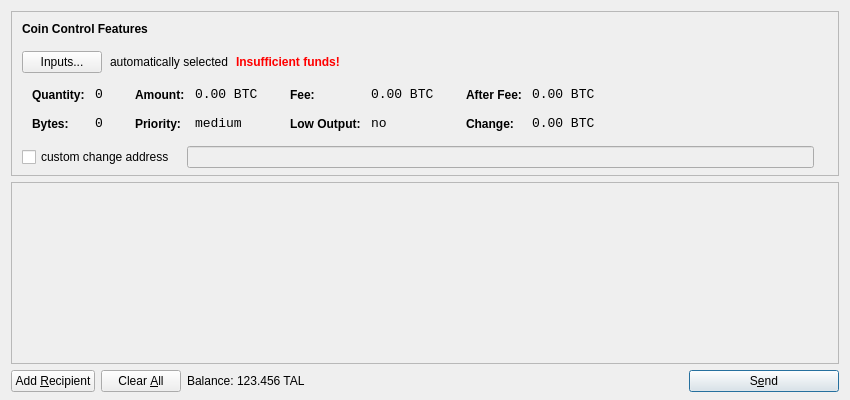
<?xml version="1.0" encoding="UTF-8"?>
<ui version="4.0">
 <class>SendCoinsDialog</class>
 <widget class="QDialog" name="SendCoinsDialog">
  <property name="geometry">
   <rect>
    <x>0</x>
    <y>0</y>
    <width>850</width>
    <height>400</height>
   </rect>
  </property>
  <property name="windowTitle">
   <string>Send Coins</string>
  </property>
  <layout class="QVBoxLayout" name="verticalLayout" stretch="0,1,0">
   <property name="bottomMargin">
    <number>8</number>
   </property>
   <item>
    <widget class="QFrame" name="frameCoinControl">
     <property name="sizePolicy">
      <sizepolicy hsizetype="Expanding" vsizetype="Expanding">
       <horstretch>0</horstretch>
       <verstretch>0</verstretch>
      </sizepolicy>
     </property>
     <property name="maximumSize">
      <size>
       <width>16777215</width>
       <height>16777215</height>
      </size>
     </property>
     <property name="frameShape">
      <enum>QFrame::StyledPanel</enum>
     </property>
     <property name="frameShadow">
      <enum>QFrame::Sunken</enum>
     </property>
     <layout class="QVBoxLayout" name="verticalLayoutCoinControl2">
      <property name="spacing">
       <number>-1</number>
      </property>
      <property name="leftMargin">
       <number>0</number>
      </property>
      <property name="topMargin">
       <number>0</number>
      </property>
      <property name="rightMargin">
       <number>0</number>
      </property>
      <property name="bottomMargin">
       <number>6</number>
      </property>
      <item>
       <layout class="QVBoxLayout" name="verticalLayoutCoinControl" stretch="0,0,0,0,1">
        <property name="spacing">
         <number>0</number>
        </property>
        <property name="leftMargin">
         <number>10</number>
        </property>
        <property name="topMargin">
         <number>10</number>
        </property>
        <item>
         <layout class="QHBoxLayout" name="horizontalLayoutCoinControl1">
          <property name="bottomMargin">
           <number>15</number>
          </property>
          <item>
           <widget class="QLabel" name="labelCoinControlFeatures">
            <property name="sizePolicy">
             <sizepolicy hsizetype="Preferred" vsizetype="Maximum">
              <horstretch>0</horstretch>
              <verstretch>0</verstretch>
             </sizepolicy>
            </property>
            <property name="font">
             <font>
              <weight>75</weight>
              <bold>true</bold>
             </font>
            </property>
            <property name="styleSheet">
             <string notr="true">font-weight:bold;</string>
            </property>
            <property name="text">
             <string>Coin Control Features</string>
            </property>
           </widget>
          </item>
         </layout>
        </item>
        <item>
         <layout class="QHBoxLayout" name="horizontalLayoutCoinControl2" stretch="0,0,0,0">
          <property name="spacing">
           <number>8</number>
          </property>
          <property name="bottomMargin">
           <number>10</number>
          </property>
          <item>
           <widget class="QPushButton" name="pushButtonCoinControl">
            <property name="styleSheet">
             <string notr="true"/>
            </property>
            <property name="text">
             <string>Inputs...</string>
            </property>
           </widget>
          </item>
          <item>
           <widget class="QLabel" name="labelCoinControlAutomaticallySelected">
            <property name="text">
             <string>automatically selected</string>
            </property>
            <property name="margin">
             <number>5</number>
            </property>
           </widget>
          </item>
          <item>
           <widget class="QLabel" name="labelCoinControlInsuffFunds">
            <property name="font">
             <font>
              <weight>75</weight>
              <bold>true</bold>
             </font>
            </property>
            <property name="styleSheet">
             <string notr="true">color:red;font-weight:bold;</string>
            </property>
            <property name="text">
             <string>Insufficient funds!</string>
            </property>
            <property name="margin">
             <number>5</number>
            </property>
           </widget>
          </item>
          <item>
           <spacer name="horizontalSpacerCoinControl">
            <property name="orientation">
             <enum>Qt::Horizontal</enum>
            </property>
            <property name="sizeHint" stdset="0">
             <size>
              <width>40</width>
              <height>1</height>
             </size>
            </property>
           </spacer>
          </item>
         </layout>
        </item>
        <item>
         <widget class="QWidget" name="widgetCoinControl" native="true">
          <property name="sizePolicy">
           <sizepolicy hsizetype="Preferred" vsizetype="Preferred">
            <horstretch>0</horstretch>
            <verstretch>0</verstretch>
           </sizepolicy>
          </property>
          <property name="minimumSize">
           <size>
            <width>0</width>
            <height>0</height>
           </size>
          </property>
          <property name="styleSheet">
           <string notr="true"/>
          </property>
          <layout class="QHBoxLayout" name="horizontalLayoutCoinControl5">
           <property name="margin">
            <number>0</number>
           </property>
           <item>
            <layout class="QHBoxLayout" name="horizontalLayoutCoinControl3" stretch="0,0,0,1">
             <property name="spacing">
              <number>20</number>
             </property>
             <property name="topMargin">
              <number>0</number>
             </property>
             <property name="bottomMargin">
              <number>10</number>
             </property>
             <item>
              <layout class="QFormLayout" name="formLayoutCoinControl1">
               <property name="horizontalSpacing">
                <number>10</number>
               </property>
               <property name="verticalSpacing">
                <number>14</number>
               </property>
               <property name="leftMargin">
                <number>10</number>
               </property>
               <property name="topMargin">
                <number>4</number>
               </property>
               <property name="rightMargin">
                <number>6</number>
               </property>
               <item row="0" column="0">
                <widget class="QLabel" name="labelCoinControlQuantityText">
                 <property name="styleSheet">
                  <string notr="true">font-weight:bold;</string>
                 </property>
                 <property name="text">
                  <string>Quantity:</string>
                 </property>
                 <property name="margin">
                  <number>0</number>
                 </property>
                </widget>
               </item>
               <item row="0" column="1">
                <widget class="QLabel" name="labelCoinControlQuantity">
                 <property name="font">
                  <font>
                   <family>Monospace</family>
                   <pointsize>10</pointsize>
                  </font>
                 </property>
                 <property name="cursor">
                  <cursorShape>IBeamCursor</cursorShape>
                 </property>
                 <property name="contextMenuPolicy">
                  <enum>Qt::ActionsContextMenu</enum>
                 </property>
                 <property name="text">
                  <string notr="true">0</string>
                 </property>
                 <property name="margin">
                  <number>0</number>
                 </property>
                 <property name="textInteractionFlags">
                  <set>Qt::LinksAccessibleByMouse|Qt::TextSelectableByKeyboard|Qt::TextSelectableByMouse</set>
                 </property>
                </widget>
               </item>
               <item row="1" column="0">
                <widget class="QLabel" name="labelCoinControlBytesText">
                 <property name="styleSheet">
                  <string notr="true">font-weight:bold;</string>
                 </property>
                 <property name="text">
                  <string>Bytes:</string>
                 </property>
                </widget>
               </item>
               <item row="1" column="1">
                <widget class="QLabel" name="labelCoinControlBytes">
                 <property name="font">
                  <font>
                   <family>Monospace</family>
                   <pointsize>10</pointsize>
                  </font>
                 </property>
                 <property name="cursor">
                  <cursorShape>IBeamCursor</cursorShape>
                 </property>
                 <property name="contextMenuPolicy">
                  <enum>Qt::ActionsContextMenu</enum>
                 </property>
                 <property name="text">
                  <string notr="true">0</string>
                 </property>
                 <property name="textInteractionFlags">
                  <set>Qt::LinksAccessibleByMouse|Qt::TextSelectableByKeyboard|Qt::TextSelectableByMouse</set>
                 </property>
                </widget>
               </item>
              </layout>
             </item>
             <item>
              <layout class="QFormLayout" name="formLayoutCoinControl2">
               <property name="horizontalSpacing">
                <number>10</number>
               </property>
               <property name="verticalSpacing">
                <number>14</number>
               </property>
               <property name="leftMargin">
                <number>6</number>
               </property>
               <property name="topMargin">
                <number>4</number>
               </property>
               <property name="rightMargin">
                <number>6</number>
               </property>
               <item row="0" column="0">
                <widget class="QLabel" name="labelCoinControlAmountText">
                 <property name="styleSheet">
                  <string notr="true">font-weight:bold;</string>
                 </property>
                 <property name="text">
                  <string>Amount:</string>
                 </property>
                 <property name="margin">
                  <number>0</number>
                 </property>
                </widget>
               </item>
               <item row="0" column="1">
                <widget class="QLabel" name="labelCoinControlAmount">
                 <property name="font">
                  <font>
                   <family>Monospace</family>
                   <pointsize>10</pointsize>
                  </font>
                 </property>
                 <property name="cursor">
                  <cursorShape>IBeamCursor</cursorShape>
                 </property>
                 <property name="contextMenuPolicy">
                  <enum>Qt::ActionsContextMenu</enum>
                 </property>
                 <property name="text">
                  <string notr="true">0.00 BTC</string>
                 </property>
                 <property name="textInteractionFlags">
                  <set>Qt::LinksAccessibleByMouse|Qt::TextSelectableByKeyboard|Qt::TextSelectableByMouse</set>
                 </property>
                </widget>
               </item>
               <item row="1" column="0">
                <widget class="QLabel" name="labelCoinControlPriorityText">
                 <property name="styleSheet">
                  <string notr="true">font-weight:bold;</string>
                 </property>
                 <property name="text">
                  <string>Priority:</string>
                 </property>
                </widget>
               </item>
               <item row="1" column="1">
                <widget class="QLabel" name="labelCoinControlPriority">
                 <property name="font">
                  <font>
                   <family>Monospace</family>
                   <pointsize>10</pointsize>
                  </font>
                 </property>
                 <property name="cursor">
                  <cursorShape>IBeamCursor</cursorShape>
                 </property>
                 <property name="contextMenuPolicy">
                  <enum>Qt::ActionsContextMenu</enum>
                 </property>
                 <property name="text">
                  <string>medium</string>
                 </property>
                 <property name="textInteractionFlags">
                  <set>Qt::LinksAccessibleByMouse|Qt::TextSelectableByKeyboard|Qt::TextSelectableByMouse</set>
                 </property>
                </widget>
               </item>
              </layout>
             </item>
             <item>
              <layout class="QFormLayout" name="formLayoutCoinControl3">
               <property name="horizontalSpacing">
                <number>10</number>
               </property>
               <property name="verticalSpacing">
                <number>14</number>
               </property>
               <property name="leftMargin">
                <number>6</number>
               </property>
               <property name="topMargin">
                <number>4</number>
               </property>
               <property name="rightMargin">
                <number>6</number>
               </property>
               <item row="0" column="0">
                <widget class="QLabel" name="labelCoinControlFeeText">
                 <property name="styleSheet">
                  <string notr="true">font-weight:bold;</string>
                 </property>
                 <property name="text">
                  <string>Fee:</string>
                 </property>
                 <property name="margin">
                  <number>0</number>
                 </property>
                </widget>
               </item>
               <item row="0" column="1">
                <widget class="QLabel" name="labelCoinControlFee">
                 <property name="font">
                  <font>
                   <family>Monospace</family>
                   <pointsize>10</pointsize>
                  </font>
                 </property>
                 <property name="cursor">
                  <cursorShape>IBeamCursor</cursorShape>
                 </property>
                 <property name="contextMenuPolicy">
                  <enum>Qt::ActionsContextMenu</enum>
                 </property>
                 <property name="text">
                  <string notr="true">0.00 BTC</string>
                 </property>
                 <property name="textInteractionFlags">
                  <set>Qt::LinksAccessibleByMouse|Qt::TextSelectableByKeyboard|Qt::TextSelectableByMouse</set>
                 </property>
                </widget>
               </item>
               <item row="1" column="0">
                <widget class="QLabel" name="labelCoinControlLowOutputText">
                 <property name="styleSheet">
                  <string notr="true">font-weight:bold;</string>
                 </property>
                 <property name="text">
                  <string>Low Output:</string>
                 </property>
                </widget>
               </item>
               <item row="1" column="1">
                <widget class="QLabel" name="labelCoinControlLowOutput">
                 <property name="font">
                  <font>
                   <family>Monospace</family>
                   <pointsize>10</pointsize>
                  </font>
                 </property>
                 <property name="cursor">
                  <cursorShape>IBeamCursor</cursorShape>
                 </property>
                 <property name="contextMenuPolicy">
                  <enum>Qt::ActionsContextMenu</enum>
                 </property>
                 <property name="text">
                  <string>no</string>
                 </property>
                 <property name="textInteractionFlags">
                  <set>Qt::LinksAccessibleByMouse|Qt::TextSelectableByKeyboard|Qt::TextSelectableByMouse</set>
                 </property>
                </widget>
               </item>
              </layout>
             </item>
             <item>
              <layout class="QFormLayout" name="formLayoutCoinControl4">
               <property name="horizontalSpacing">
                <number>10</number>
               </property>
               <property name="verticalSpacing">
                <number>14</number>
               </property>
               <property name="leftMargin">
                <number>6</number>
               </property>
               <property name="topMargin">
                <number>4</number>
               </property>
               <property name="rightMargin">
                <number>6</number>
               </property>
               <item row="0" column="0">
                <widget class="QLabel" name="labelCoinControlAfterFeeText">
                 <property name="styleSheet">
                  <string notr="true">font-weight:bold;</string>
                 </property>
                 <property name="text">
                  <string>After Fee:</string>
                 </property>
                 <property name="margin">
                  <number>0</number>
                 </property>
                </widget>
               </item>
               <item row="0" column="1">
                <widget class="QLabel" name="labelCoinControlAfterFee">
                 <property name="font">
                  <font>
                   <family>Monospace</family>
                   <pointsize>10</pointsize>
                  </font>
                 </property>
                 <property name="cursor">
                  <cursorShape>IBeamCursor</cursorShape>
                 </property>
                 <property name="contextMenuPolicy">
                  <enum>Qt::ActionsContextMenu</enum>
                 </property>
                 <property name="text">
                  <string notr="true">0.00 BTC</string>
                 </property>
                 <property name="textInteractionFlags">
                  <set>Qt::LinksAccessibleByMouse|Qt::TextSelectableByKeyboard|Qt::TextSelectableByMouse</set>
                 </property>
                </widget>
               </item>
               <item row="1" column="0">
                <widget class="QLabel" name="labelCoinControlChangeText">
                 <property name="styleSheet">
                  <string notr="true">font-weight:bold;</string>
                 </property>
                 <property name="text">
                  <string>Change:</string>
                 </property>
                </widget>
               </item>
               <item row="1" column="1">
                <widget class="QLabel" name="labelCoinControlChange">
                 <property name="font">
                  <font>
                   <family>Monospace</family>
                   <pointsize>10</pointsize>
                  </font>
                 </property>
                 <property name="cursor">
                  <cursorShape>IBeamCursor</cursorShape>
                 </property>
                 <property name="contextMenuPolicy">
                  <enum>Qt::ActionsContextMenu</enum>
                 </property>
                 <property name="text">
                  <string notr="true">0.00 BTC</string>
                 </property>
                 <property name="textInteractionFlags">
                  <set>Qt::LinksAccessibleByMouse|Qt::TextSelectableByKeyboard|Qt::TextSelectableByMouse</set>
                 </property>
                </widget>
               </item>
              </layout>
             </item>
            </layout>
           </item>
          </layout>
         </widget>
        </item>
        <item>
         <layout class="QHBoxLayout" name="horizontalLayoutCoinControl4" stretch="0,0,0">
          <property name="spacing">
           <number>12</number>
          </property>
          <property name="sizeConstraint">
           <enum>QLayout::SetDefaultConstraint</enum>
          </property>
          <property name="topMargin">
           <number>5</number>
          </property>
          <property name="rightMargin">
           <number>5</number>
          </property>
          <item>
           <widget class="QCheckBox" name="checkBoxCoinControlChange">
            <property name="text">
             <string>custom change address</string>
            </property>
           </widget>
          </item>
          <item>
           <widget class="QLineEdit" name="lineEditCoinControlChange">
            <property name="enabled">
             <bool>false</bool>
            </property>
            <property name="sizePolicy">
             <sizepolicy hsizetype="Expanding" vsizetype="Fixed">
              <horstretch>0</horstretch>
              <verstretch>0</verstretch>
             </sizepolicy>
            </property>
           </widget>
          </item>
          <item>
           <widget class="QLabel" name="labelCoinControlChangeLabel">
            <property name="sizePolicy">
             <sizepolicy hsizetype="Preferred" vsizetype="Expanding">
              <horstretch>0</horstretch>
              <verstretch>0</verstretch>
             </sizepolicy>
            </property>
            <property name="minimumSize">
             <size>
              <width>0</width>
              <height>0</height>
             </size>
            </property>
            <property name="text">
             <string/>
            </property>
            <property name="margin">
             <number>3</number>
            </property>
           </widget>
          </item>
         </layout>
        </item>
        <item>
         <spacer name="verticalSpacerCoinControl">
          <property name="orientation">
           <enum>Qt::Vertical</enum>
          </property>
          <property name="sizeHint" stdset="0">
           <size>
            <width>800</width>
            <height>1</height>
           </size>
          </property>
         </spacer>
        </item>
       </layout>
      </item>
     </layout>
    </widget>
   </item>
   <item>
    <widget class="QScrollArea" name="scrollArea">
     <property name="widgetResizable">
      <bool>true</bool>
     </property>
     <widget class="QWidget" name="scrollAreaWidgetContents">
      <property name="geometry">
       <rect>
        <x>0</x>
        <y>0</y>
        <width>830</width>
        <height>165</height>
       </rect>
      </property>
      <layout class="QVBoxLayout" name="verticalLayout_2">
       <property name="margin">
        <number>0</number>
       </property>
       <item>
        <layout class="QVBoxLayout" name="entries">
         <property name="spacing">
          <number>6</number>
         </property>
        </layout>
       </item>
       <item>
        <spacer name="verticalSpacer">
         <property name="orientation">
          <enum>Qt::Vertical</enum>
         </property>
         <property name="sizeHint" stdset="0">
          <size>
           <width>20</width>
           <height>40</height>
          </size>
         </property>
        </spacer>
       </item>
      </layout>
     </widget>
    </widget>
   </item>
   <item>
    <layout class="QHBoxLayout" name="horizontalLayout">
     <item>
      <widget class="QPushButton" name="addButton">
       <property name="toolTip">
        <string>Send to multiple recipients at once</string>
       </property>
       <property name="text">
        <string>Add &amp;Recipient</string>
       </property>
       <property name="icon">
        <iconset resource="../bitcoin.qrc">
         <normaloff>:/icons/add</normaloff>:/icons/add</iconset>
       </property>
       <property name="autoDefault">
        <bool>false</bool>
       </property>
      </widget>
     </item>
     <item>
      <widget class="QPushButton" name="clearButton">
       <property name="sizePolicy">
        <sizepolicy hsizetype="Minimum" vsizetype="Fixed">
         <horstretch>0</horstretch>
         <verstretch>0</verstretch>
        </sizepolicy>
       </property>
       <property name="toolTip">
        <string>Remove all transaction fields</string>
       </property>
       <property name="text">
        <string>Clear &amp;All</string>
       </property>
       <property name="icon">
        <iconset resource="../bitcoin.qrc">
         <normaloff>:/icons/remove</normaloff>:/icons/remove</iconset>
       </property>
       <property name="autoRepeatDelay">
        <number>300</number>
       </property>
       <property name="autoDefault">
        <bool>false</bool>
       </property>
      </widget>
     </item>
     <item>
      <layout class="QHBoxLayout" name="horizontalLayout_2">
       <property name="spacing">
        <number>3</number>
       </property>
       <item>
        <widget class="QLabel" name="label">
         <property name="text">
          <string>Balance:</string>
         </property>
        </widget>
       </item>
       <item>
        <widget class="QLabel" name="labelBalance">
         <property name="cursor">
          <cursorShape>IBeamCursor</cursorShape>
         </property>
         <property name="text">
          <string>123.456 TAL</string>
         </property>
         <property name="textInteractionFlags">
          <set>Qt::LinksAccessibleByMouse|Qt::TextSelectableByKeyboard|Qt::TextSelectableByMouse</set>
         </property>
        </widget>
       </item>
      </layout>
     </item>
     <item>
      <spacer name="horizontalSpacer">
       <property name="orientation">
        <enum>Qt::Horizontal</enum>
       </property>
       <property name="sizeHint" stdset="0">
        <size>
         <width>40</width>
         <height>20</height>
        </size>
       </property>
      </spacer>
     </item>
     <item>
      <widget class="QPushButton" name="sendButton">
       <property name="minimumSize">
        <size>
         <width>150</width>
         <height>0</height>
        </size>
       </property>
       <property name="toolTip">
        <string>Confirm the send action</string>
       </property>
       <property name="text">
        <string>S&amp;end</string>
       </property>
       <property name="icon">
        <iconset resource="../bitcoin.qrc">
         <normaloff>:/icons/send</normaloff>:/icons/send</iconset>
       </property>
       <property name="default">
        <bool>true</bool>
       </property>
      </widget>
     </item>
    </layout>
   </item>
  </layout>
 </widget>
 <resources>
  <include location="../bitcoin.qrc"/>
 </resources>
 <connections/>
</ui>
